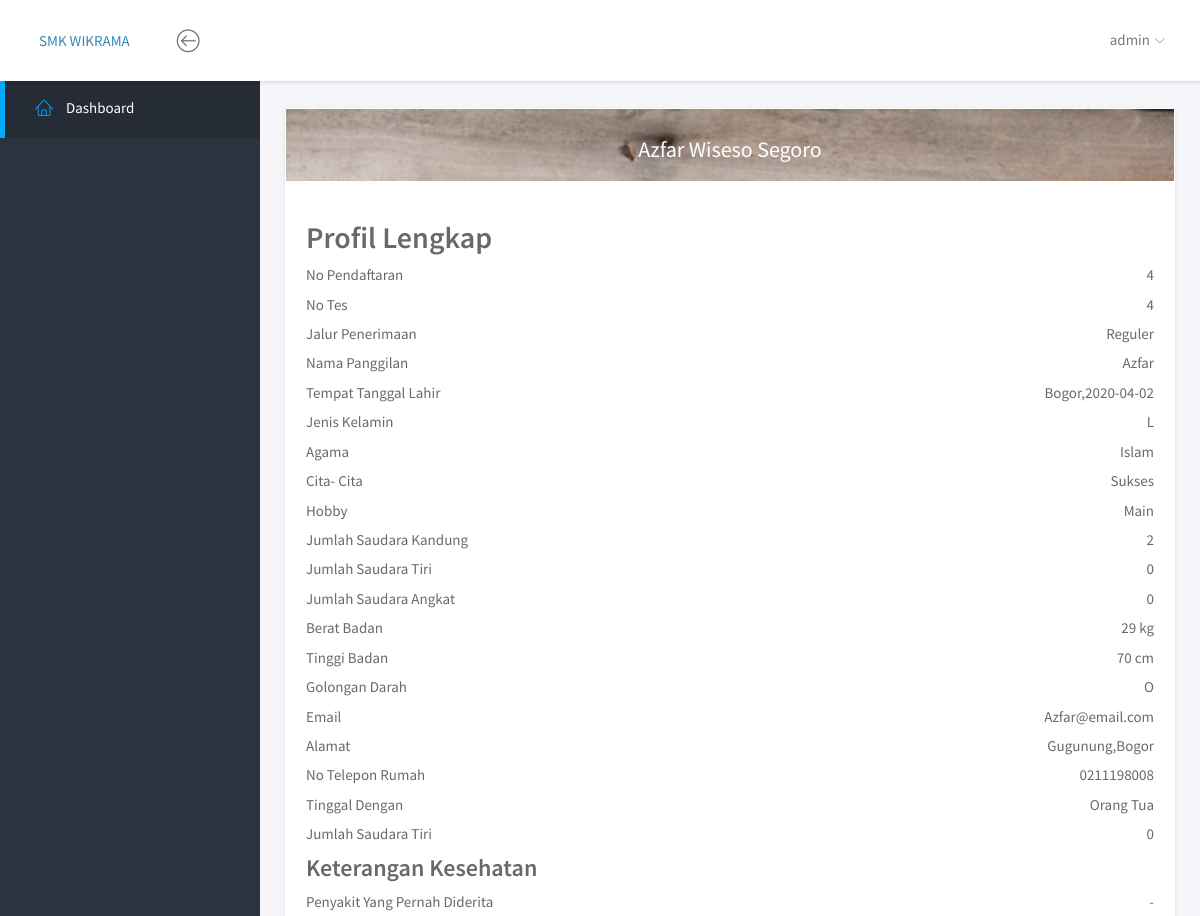
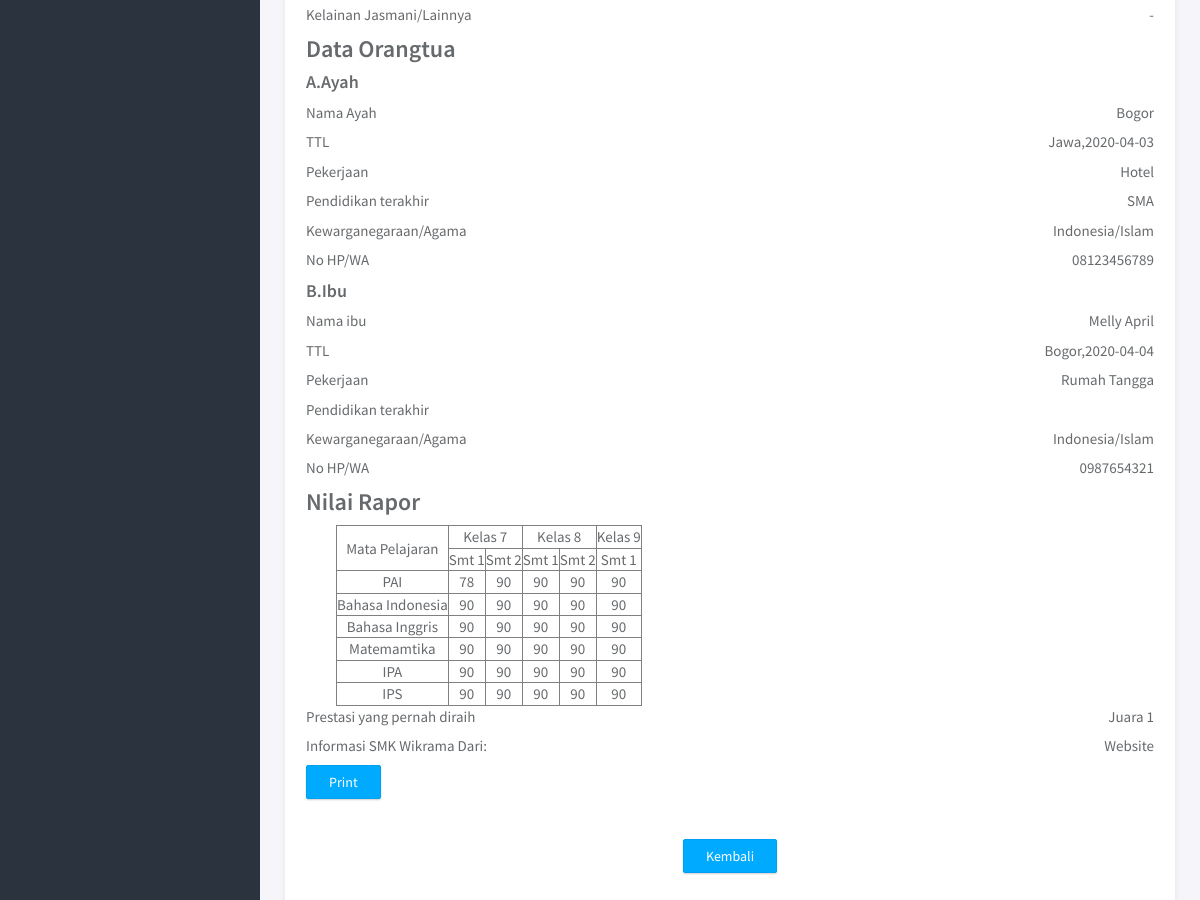
/admin/profile.php?id=4, run on the app's committed database (2 pictures, top to bottom).
### tables this page shows
CREATE TABLE `siswa` (
  `id` int(10) UNSIGNED NOT NULL,
  `jalur` varchar(30) NOT NULL,
  `nama_lengkap` varchar(255) NOT NULL,
  `nama_panggilan` varchar(255) NOT NULL,
  `jk` varchar(255) NOT NULL,
  `tempat_lahir` varchar(255) NOT NULL,
  `tgl_lahir` date NOT NULL,
  `agama` varchar(255) NOT NULL,
  `cita` varchar(255) NOT NULL,
  `hoby` varchar(255) NOT NULL,
  `anak_ke` varchar(255) NOT NULL,
  `sodara_kandung` bigint(20) NOT NULL,
  `sodara_tiri` bigint(20) NOT NULL,
  `sodara_angkat` bigint(20) NOT NULL,
  `berat_badan` bigint(20) NOT NULL,
  `tinggi_badan` bigint(20) NOT NULL,
  `goldar` varchar(255) NOT NULL,
  `alamat` longtext NOT NULL,
  `no_telp_rumah` varchar(20) NOT NULL,
  `email` varchar(255) NOT NULL,
  `tinggal_dengan` varchar(255) NOT NULL,
  `penyakit` varchar(255) NOT NULL,
  `kelainan` varchar(255) NOT NULL,
  `nama_ayah` varchar(255) NOT NULL,
  `tempat_lahir_ayah` varchar(255) NOT NULL,
  `tgl_lahir_ayah` date NOT NULL,
  `pekerjaan_ayah` varchar(255) NOT NULL,
  `pendidikan_ayah` varchar(255) NOT NULL,
  `warga_ayah` varchar(255) NOT NULL,
  `agama_ayah` varchar(255) NOT NULL,
  `no_hp_ayah` varchar(20) NOT NULL,
  `nama_ibu` varchar(255) NOT NULL,
  `tempat_lahir_ibu` varchar(255) NOT NULL,
  `tgl_lahir_ibu` date NOT NULL,
  `pekerjaan_ibu` varchar(255) NOT NULL,
  `pendidikan_ibu` varchar(255) NOT NULL,
  `warga_ibu` varchar(255) NOT NULL,
  `agama_ibu` varchar(255) NOT NULL,
  `no_hp_ibu` varchar(20) NOT NULL,
  `pai_sm1` bigint(20) NOT NULL,
  `pai_sm2` bigint(20) NOT NULL,
  `pai_sm3` bigint(20) NOT NULL,
  `pai_sm4` bigint(20) NOT NULL,
  `pai_sm5` bigint(20) NOT NULL,
  `indo_sm1` bigint(20) NOT NULL,
  `indo_sm2` bigint(20) NOT NULL,
  `indo_sm3` bigint(20) NOT NULL,
  `indo_sm4` bigint(20) NOT NULL,
  `indo_sm5` bigint(20) NOT NULL,
  `ing_sm1` bigint(20) NOT NULL,
  `ing_sm2` bigint(20) NOT NULL,
  `ing_sm3` bigint(20) NOT NULL,
  `ing_sm4` bigint(20) NOT NULL,
  `ing_sm5` bigint(20) NOT NULL,
  `mtk_sm1` bigint(20) NOT NULL,
  `mtk_sm2` bigint(20) NOT NULL,
  `mtk_sm3` bigint(20) NOT NULL,
  `mtk_sm4` bigint(20) NOT NULL,
  `mtk_sm5` bigint(20) NOT NULL,
  `ipa_sm1` bigint(20) NOT NULL,
  `ipa_sm2` bigint(20) NOT NULL,
  `ipa_sm3` bigint(20) NOT NULL,
  `ipa_sm4` bigint(20) NOT NULL,
  `ipa_sm5` bigint(20) NOT NULL,
  `ips_sm1` bigint(20) NOT NULL,
  `ips_sm2` bigint(20) NOT NULL,
  `ips_sm3` bigint(20) NOT NULL,
  `ips_sm4` bigint(20) NOT NULL,
  `ips_sm5` bigint(20) NOT NULL,
  `prestasi` varchar(255) NOT NULL,
  `info` varchar(255) NOT NULL
);

### admin/profile.php (the view, shortened to what this page needs)
<?php
include'../config/koneksi.php';
?>
<!doctype html>
<html lang="en">
<head>
	<link rel="stylesheet" href="assets/vendor/bootstrap/css/bootstrap.min.css">
	<link rel="stylesheet" href="assets/vendor/font-awesome/css/font-awesome.min.css">
	<link rel="stylesheet" href="assets/vendor/linearicons/style.css">
	<link rel="stylesheet" href="assets/vendor/chartist/css/chartist-custom.css">
	<link rel="stylesheet" href="assets/css/main.css">
	<link rel="stylesheet" href="assets/css/demo.css">
</head>
<body>
	<div id="wrapper">
		<nav class="navbar navbar-default navbar-fixed-top">
			<div class="brand">
				<a href="">SMK WIKRAMA</a>
			</div>
			<div class="container-fluid">
				<div class="navbar-btn">
					<button type="button" class="btn-toggle-fullwidth"><i class="lnr lnr-arrow-left-circle"></i></button>
				</div>
				<form class="navbar-form navbar-left">
				</form>
				<div id="navbar-menu">
					<ul class="nav navbar-nav navbar-right">
						<li class="dropdown">
							<?php
			                    $sql=mysqli_query($con,"SELECT * FROM admin");
			                    while($r=mysqli_fetch_array($sql)){
			                        $no++;?>
							<a href="#" class="dropdown-toggle" data-toggle="dropdown"> <span><?php echo $r['username'];?></span> <i class="icon-submenu lnr lnr-chevron-down"></i></a>
						<?php } ?>
						</li>
					</ul>
				</div>
			</div>
		</nav>
		<div id="sidebar-nav" class="sidebar">
			<div class="sidebar-scroll">
				<nav>
					<ul class="nav">
						<li><a href="datasiswa.php" class="active"><i class="lnr lnr-home"></i> <span>Dashboard</span></a></li>
					</ul>
				</nav>
			</div>
		</div>
		<div class="main">
			<?php
			$id = $_GET['id'];
            $sql=mysqli_query($con,"SELECT * FROM siswa WHERE id='$id'");
            while($r=mysqli_fetch_array($sql)){
                $no++;?>
			<div class="main-content">
				<div class="container-fluid">
					<div class="panel panel-profile">
						<div class="clearfix">
							<div class="profile-center">
								<div class="profile-header">
									<div class="profile-main">
										<h3 class="name"><?php echo $r['nama_lengkap'] ?></h3>
									</div>
								</div>
								<div class="profile-detail">
									<div class="profile-info">
										<h2 class="heading">Profil Lengkap</h2>
										<ul class="list-unstyled list-justify">
											<li>No Pendaftaran <span><?php echo $r['id'] ?></span></li>
											<li>No Tes <span><?php echo $r['id'] ?></span></li>
											<li>Jalur Penerimaan <span><?php echo $r['jalur'] ?></span></li>
											<li>Nama Panggilan <span><?php echo $r['nama_panggilan'] ?></span></li>
											<li>Tempat Tanggal Lahir <span><?php echo $r['tempat_lahir'] ?>,<?php echo $r['tgl_lahir'] ?></span></li>
											<li>Jenis Kelamin <span><?php echo $r['jk'] ?></span></li>
											<li>Agama <span><?php echo $r['agama'] ?></span></li>
											<li>Cita- Cita<span><?php echo $r['cita'] ?></span></li>
											<li>Hobby<span><?php echo $r['hoby'] ?></span></li>
											<li>Jumlah Saudara Kandung <span><?php echo $r['sodara_kandung'] ?></span></li>
											<li>Jumlah Saudara Tiri <span><?php echo $r['sodara_tiri'] ?></span></li>
											<li>Jumlah Saudara Angkat <span><?php echo $r['sodara_angkat'] ?></span></li>
											<li>Berat Badan<span><?php echo $r['berat_badan'] ?> kg</span></li>
											<li>Tinggi Badan <span><?php echo $r['tinggi_badan'] ?> cm</span></li>
											<li>Golongan Darah<span><?php echo $r['goldar'] ?></span></li>
											<li>Email <span><?php echo $r['email'] ?></span></li>
											<li>Alamat<span><?php echo $r['alamat'] ?></span></li>
											<li>No Telepon Rumah <span><?php echo $r['no_telp_rumah'] ?></span></li>
											<li>Tinggal Dengan<span><?php echo $r['tinggal_dengan'] ?></span></li>
											<li>Jumlah Saudara Tiri <span><?php echo $r['sodara_tiri'] ?></span></li>
										</ul>
										<h3 class="heading">Keterangan Kesehatan</h3>
										<ul class="list-unstyled list-justify">
											<li>Penyakit Yang Pernah Diderita<span><?php echo $r['penyakit'] ?></span></li>
											<li>Kelainan Jasmani/Lainnya<span><?php echo $r['kelainan'] ?></span></li>
										</ul>
										<h3 class="heading">Data Orangtua</h3>
										<h4 class="heading">A.Ayah</h4>
										<ul class="list-unstyled list-justify">
											<li>Nama Ayah<span><?php echo $r['nama_ayah'] ?></span></li>
											<li>TTL<span><?php echo $r['tempat_lahir_ayah'] ?>,<?php echo $r['tgl_lahir_ayah'] ?></span></li>
											<li>Pekerjaan<span><?php echo $r['pekerjaan_ayah'] ?></span></li>
											<li>Pendidikan terakhir<span><?php echo $r['pendidikan_ayah'] ?></span></li>
											<li>Kewarganegaraan/Agama<span><?php echo $r['warga_ayah'] ?>/<?php echo $r['agama_ayah'] ?></span></li>
											<li>No HP/WA<span><?php echo $r['no_hp_ayah'] ?></span></li>
										</ul>
										<h4 class="heading">B.Ibu</h4>
										<ul class="list-unstyled list-justify">
											<li>Nama ibu<span><?php echo $r['nama_ibu'] ?></span></li>
											<li>TTL<span><?php echo $r['tempat_lahir_ibu'] ?>,<?php echo $r['tgl_lahir_ibu'] ?></span></li>
											<li>Pekerjaan<span><?php echo $r['pekerjaan_ibu'] ?></span></li>
											<li>Pendidikan terakhir<span><?php echo $r['pendidikan_ibu'] ?></span></li>
											<li>Kewarganegaraan/Agama<span><?php echo $r['warga_ibu'] ?>/<?php echo $r['agama_ibu'] ?></span></li>
											<li>No HP/WA<span><?php echo $r['no_hp_ibu'] ?></span></li>
										</ul>
										<h3 class="heading">Nilai Rapor</h3>
										<ul class="list-unstyled list-justify">
											<div class="col-md-12">
							<div class="col-md-12 mb-3 mb-lg-0">
								<div align="center">
                <div class="text-center">
              <table border="1">
                <tr align="center">
                  <td rowspan="2"> Mata Pelajaran </td>
                  <td colspan="2">Kelas 7</td>
                  <td colspan="2">Kelas 8</td>
                  <td>Kelas 9</td>
                </tr>
                <tr align="center">
                  <td> Smt 1 </td>
                  <td> Smt 2 </td>
                  <td> Smt 1 </td>
                  <td> Smt 2 </td>
                  <td> Smt 1 </td>
                </tr>
                <tr>
                  <td>PAI</td>
                  <td><?php echo $r['pai_sm1'] ?></td>
                  <td><?php echo $r['pai_sm2'] ?></td>
                  <td><?php echo $r['pai_sm3'] ?></td>
                  <td><?php echo $r['pai_sm4'] ?></td>
                  <td><?php echo $r['pai_sm5'] ?></td>
                </tr>
                <tr>
                  <td>Bahasa Indonesia</td>
                  <td><?php echo $r['indo_sm1'] ?></td>
                  <td><?php echo $r['indo_sm2'] ?></td>
                  <td><?php echo $r['indo_sm3'] ?></td>
                  <td><?php echo $r['indo_sm4'] ?></td>
                  <td><?php echo $r['indo_sm5'] ?></td>
                </tr>
                <tr>
                  <td>Bahasa Inggris</td>
                  <td><?php echo $r['ing_sm1'] ?></td>
                  <td><?php echo $r['ing_sm2'] ?></td>
                  <td><?php echo $r['ing_sm3'] ?></td>
                  <td><?php echo $r['ing_sm4'] ?></td>
                  <td><?php echo $r['ing_sm5'] ?></td>
                </tr>
                <tr>
                  <td>Matemamtika</td>
                  <td><?php echo $r['mtk_sm1'] ?></td>
                  <td><?php echo $r['mtk_sm2'] ?></td>
                  <td><?php echo $r['mtk_sm3'] ?></td>
                  <td><?php echo $r['mtk_sm4'] ?></td>
                  <td><?php echo $r['mtk_sm5'] ?></td>
                </tr>
                <tr>
                  <td>IPA</td>
                  <td><?php echo $r['ipa_sm1'] ?></td>
                  <td><?php echo $r['ipa_sm2'] ?></td>
                  <td><?php echo $r['ipa_sm3'] ?></td>
                  <td><?php echo $r['ipa_sm4'] ?></td>
                  <td><?php echo $r['ipa_sm5'] ?></td>
                </tr>
                <tr>
                  <td>IPS</td>
                  <td><?php echo $r['ips_sm1'] ?></td>
                  <td><?php echo $r['ips_sm2'] ?></td>
                  <td><?php echo $r['ips_sm3'] ?></td>
                  <td><?php echo $r['ips_sm4'] ?></td>
                  <td><?php echo $r['ips_sm5'] ?></td>
                </tr>
              </table>
            </div>
            </div>
        </div>
										</ul>
										<ul class="list-unstyled list-justify">
											<li>Prestasi yang pernah diraih<span><?php echo $r['prestasi'] ?></span></li>
											<li>Informasi SMK Wikrama Dari:<span><?php echo $r['info'] ?></span></li>
											<?php
						                    $sql=mysqli_query($con,"SELECT * FROM siswa WHERE id='$id'");
						                    while($r=mysqli_fetch_array($sql)){
						                        $no++;?>
											<div class=""><a href="print.php?id=<?php echo $r['id']; ?>" class="btn btn-primary" target="_blank">Print</a></div>
										</ul>
									</div>
									<?php } ?>
									<div class="text-center"><a href="datasiswa.php" class="btn btn-primary">Kembali</a></div>
								</div>
							</div>
						<?php } ?>
						</div>
					</div>
				</div>
			</div>
		</div>
	</div>
</body>
</html>

### admin/assets/css/main.css (style rules this page uses)
html { position: relative; min-height: 100%; }
body { background-color: #F3F5F8; font-family: "Source Sans Pro", sans-serif; font-size: 15px; color: #676a6d; }
a { color: #3287B2; }
#wrapper .sidebar { -webkit-transition: all 0.3s ease-in-out; -moz-transition: all 0.3s ease-in-out; -ms-transition: all 0.3s ease-in-out; -o-transition: all 0.3s ease-in-out; transition: all 0.3s ease-in-out; width: 260px; height: 100%; float: left; background-color: #2B333E; position: fixed; left: 0; }
#wrapper .main { -webkit-transition: all 0.3s ease-in-out; -moz-transition: all 0.3s ease-in-out; -ms-transition: all 0.3s ease-in-out; -o-transition: all 0.3s ease-in-out; transition: all 0.3s ease-in-out; width: calc(100% - 260px); left: 0; position: relative; float: right; background-color: #f5f5fa; }
#wrapper #sidebar-nav, #wrapper .main { padding-top: 80px; }
.main-content { padding: 28px 10px; }
.navbar-default { -webkit-transition: all 0.3s ease-in-out; -moz-transition: all 0.3s ease-in-out; -ms-transition: all 0.3s ease-in-out; -o-transition: all 0.3s ease-in-out; transition: all 0.3s ease-in-out; -moz-box-shadow: 1px 2px 3px rgba(0, 0, 0, 0.1); -webkit-box-shadow: 1px 2px 3px rgba(0, 0, 0, 0.1); box-shadow: 1px 2px 3px rgba(0, 0, 0, 0.1); -webkit-border-radius: 0; -moz-border-radius: 0; border-radius: 0; padding: 0; margin: 0; border: none; background-color: #fff; }
.navbar-default .brand { float: left; padding: 30px 39px; background-color: #fff; }
.navbar-btn { float: left; padding: 16px 0; }
.navbar-btn button { font-size: 24px; padding: 4px 8px; line-height: .7; border: none; background: none; outline: none; }
.navbar-form { padding: 15px; border: 0; }
.navbar-nav > li > a { padding: 28px 20px; }
.navbar-nav > li > a > i { font-size: 22px; margin-right: 2px; vertical-align: middle; }
.navbar-nav > li > a > i.icon-submenu { margin-left: 2px; margin-right: 0; font-size: 10px; position: relative; top: 2px; }
.navbar-nav > li > a > span { position: relative; top: 2px; }
@media screen and (min-width: 768px) { .navbar-nav.navbar-right { margin-right: 0; } }
.sidebar { z-index: 9; }
.sidebar .nav > li > a { padding: 18px 30px; color: #AEB7C2; border-left: 5px solid transparent; }
.sidebar .nav > li > a:hover, .sidebar .nav > li > a:focus, .sidebar .nav > li > a.active { color: #fff; background-color: transparent; }
.sidebar .nav > li > a:hover i, .sidebar .nav > li > a:focus i, .sidebar .nav > li > a.active i { color: #00AAFF; }
.sidebar .nav > li > a:focus, .sidebar .nav > li > a.active { background-color: #252c35; border-left-color: #00AAFF; }
.sidebar .nav i { margin-right: 10px; font-size: 18px; }
.sidebar .nav span { -webkit-transition: all 0.3s ease-in-out; -moz-transition: all 0.3s ease-in-out; -ms-transition: all 0.3s ease-in-out; -o-transition: all 0.3s ease-in-out; transition: all 0.3s ease-in-out; position: relative; top: -2px; }
ul.list-justify > li { margin-bottom: 5px; }
ul.list-justify > li span { float: right; }
.btn { -webkit-border-radius: 2px; -moz-border-radius: 2px; border-radius: 2px; -moz-box-shadow: 0px 1px 2px 0 rgba(0, 0, 0, 0.2); -webkit-box-shadow: 0px 1px 2px 0 rgba(0, 0, 0, 0.2); box-shadow: 0px 1px 2px 0 rgba(0, 0, 0, 0.2); padding: 6px 22px; }
.btn-primary { background-color: #00AAFF; border-color: #00a0f0; }
.panel { -webkit-border-radius: 3px; -moz-border-radius: 3px; border-radius: 3px; -moz-box-shadow: 0 2px 6px rgba(0, 0, 0, 0.08); -webkit-box-shadow: 0 2px 6px rgba(0, 0, 0, 0.08); box-shadow: 0 2px 6px rgba(0, 0, 0, 0.08); background-color: #fff; margin-bottom: 30px; }
.panel-profile { position: relative; }
.profile-header { position: relative; text-align: center; color: #fff; }
.profile-header .profile-main { position: relative; padding: 20px; background-image: url("../../assets/img/profile-bg.png"); background-repeat: no-repeat; background-size: cover; }
.profile-header .name { margin: 8px 0 0 0; font-size: 22px; }
.profile-detail { padding-bottom: 30px; }
.profile-info { padding: 0 20px; margin: 40px 0; }
.profile-info .heading { margin: 0 0 10px 0; font-weight: 600; }
.profile-info ul > li { margin-bottom: 8px; }

### data on the page
siswa: nama_lengkap "Azfar Wiseso Segoro", id "4", jalur "Reguler", nama_panggilan "Azfar", tempat_lahir "Bogor", tgl_lahir "2020-04-02", jk "L", agama "Islam", cita "Sukses", hoby "Main", sodara_kandung "2", sodara_tiri "0", sodara_angkat "0", berat_badan "29", tinggi_badan "70", goldar "O", email "Azfar@email.com", alamat "Gugunung,Bogor", no_telp_rumah "0211198008", tinggal_dengan "Orang Tua", penyakit "-", kelainan "-", nama_ayah "Bogor", tempat_lahir_ayah "Jawa", tgl_lahir_ayah "2020-04-03", pekerjaan_ayah "Hotel", pendidikan_ayah "SMA", warga_ayah "Indonesia", agama_ayah "Islam", no_hp_ayah "08123456789", nama_ibu "Melly April", tempat_lahir_ibu "Bogor", tgl_lahir_ibu "2020-04-04", pekerjaan_ibu "Rumah Tangga", warga_ibu "Indonesia", agama_ibu "Islam", no_hp_ibu "0987654321", pai_sm1 "78", pai_sm2 "90", pai_sm3 "90", pai_sm4 "90", pai_sm5 "90", indo_sm1 "90", indo_sm2 "90", indo_sm3 "90", indo_sm4 "90", indo_sm5 "90", ing_sm1 "90", ing_sm2 "90", ing_sm3 "90", ing_sm4 "90", ing_sm5 "90", mtk_sm1 "90", mtk_sm2 "90", mtk_sm3 "90", mtk_sm4 "90", mtk_sm5 "90", ipa_sm1 "90", ipa_sm2 "90", ipa_sm3 "90", ipa_sm4 "90", ipa_sm5 "90", ips_sm1 "90", ips_sm2 "90", ips_sm3 "90", ips_sm4 "90", ips_sm5 "90", prestasi "Juara 1", info "Website"

### other printed values
$r['username'] "admin"
